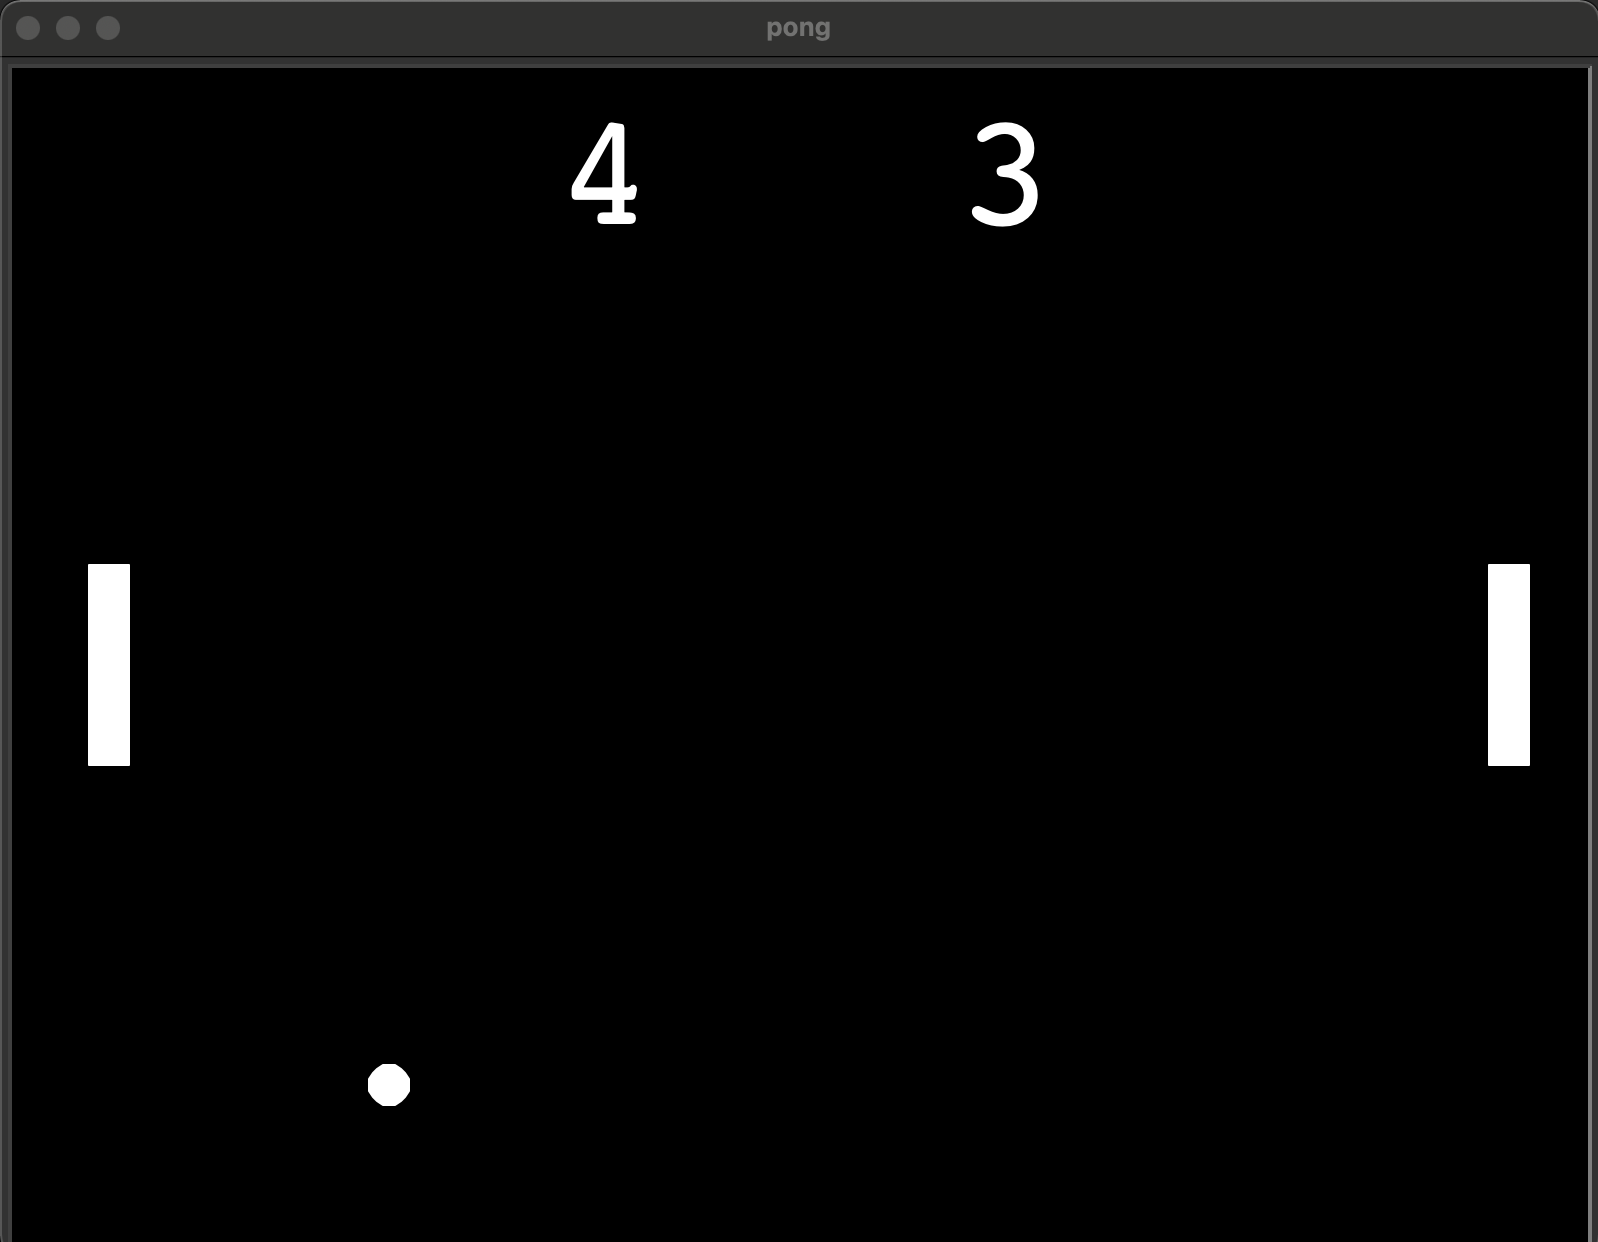

Here is the Python script that generated this plot:
from turtle import Screen

from paddle import Paddle
from ball import Ball
import time
from scoreboard import ScoreBoard

screen = Screen()
screen.bgcolor('black')
screen.setup(width=800, height=600)
screen.title('pong')

# Turn off animation to show paddle after it has been shifted
screen.tracer(0)

right_paddle = Paddle(350, 0)
left_paddle = Paddle(-350, 0)
ball = Ball()
score = ScoreBoard()

screen.listen()
screen.onkey(right_paddle.go_up, 'Up')
screen.onkey(right_paddle.go_down, 'Down')
screen.onkey(left_paddle.go_up, 'w')
screen.onkey(left_paddle.go_down, 's')

game_is_on = True

while game_is_on:
    time.sleep(ball.ball_speed)
    screen.update()
    ball.move()

    # bounce when the ball hit the wall
    if ball.ycor() > 280 or ball.ycor() < -280:
        ball.bounce_y()

    # detect collision with the paddle
    if (ball.distance(right_paddle) < 50 and ball.xcor() > 320) or (
            ball.distance(left_paddle) < 50 and ball.xcor() < -320):
        ball.bounce_x()

    # detect R paddle miss
    if ball.xcor() > 380:
        ball.reset_pos()
        score.increase_l_point()

    # detect L paddle miss
    if ball.xcor() < -380:
        ball.reset_pos()
        score.increase_r_point()

screen.exitonclick()
